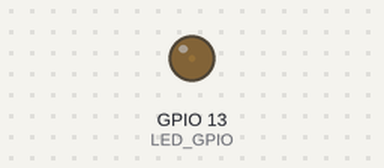
This sketch was run on a simulated ESP32. Shown: output pins drawn as LEDs (lit = HIGH).

Above: at 0.05 s.
At 0.8 s:
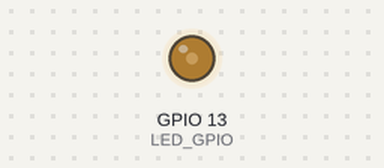
At 1.55 s:
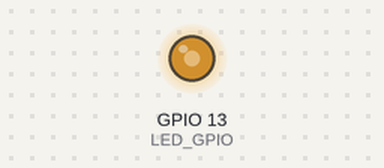
At 2.8 s:
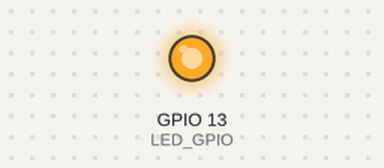
Timing chart, 0 to 6.5 s (numbered marks = the images above):
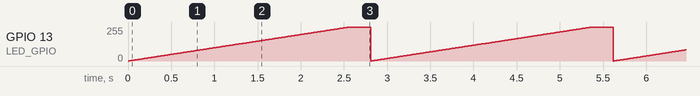

The sketch:

ESP32_PWM_LED.ino
```cpp
#define LED_GPIO   13
#define PWM1_Ch    0
#define PWM1_Res   8
#define PWM1_Freq  1000

int PWM1_DutyCycle = 0;

void setup()
{
  ledcAttachPin(LED_GPIO, PWM1_Ch);
  ledcSetup(PWM1_Ch, PWM1_Freq, PWM1_Res);
}

void loop()
{
  while(PWM1_DutyCycle < 255)
  {
    ledcWrite(PWM1_Ch, PWM1_DutyCycle++);
    delay(10);
  }
  while(PWM1_DutyCycle > 0)
  {
    ledcWrite(PWM1_Ch, PWM1_DutyCycle--);
    delay(1);
  }
}
```

Measured:
- by itself, GPIO 13 (LED_GPIO): ramps from 0/255 to 253/255 and jumps back, once every 2.8 s
